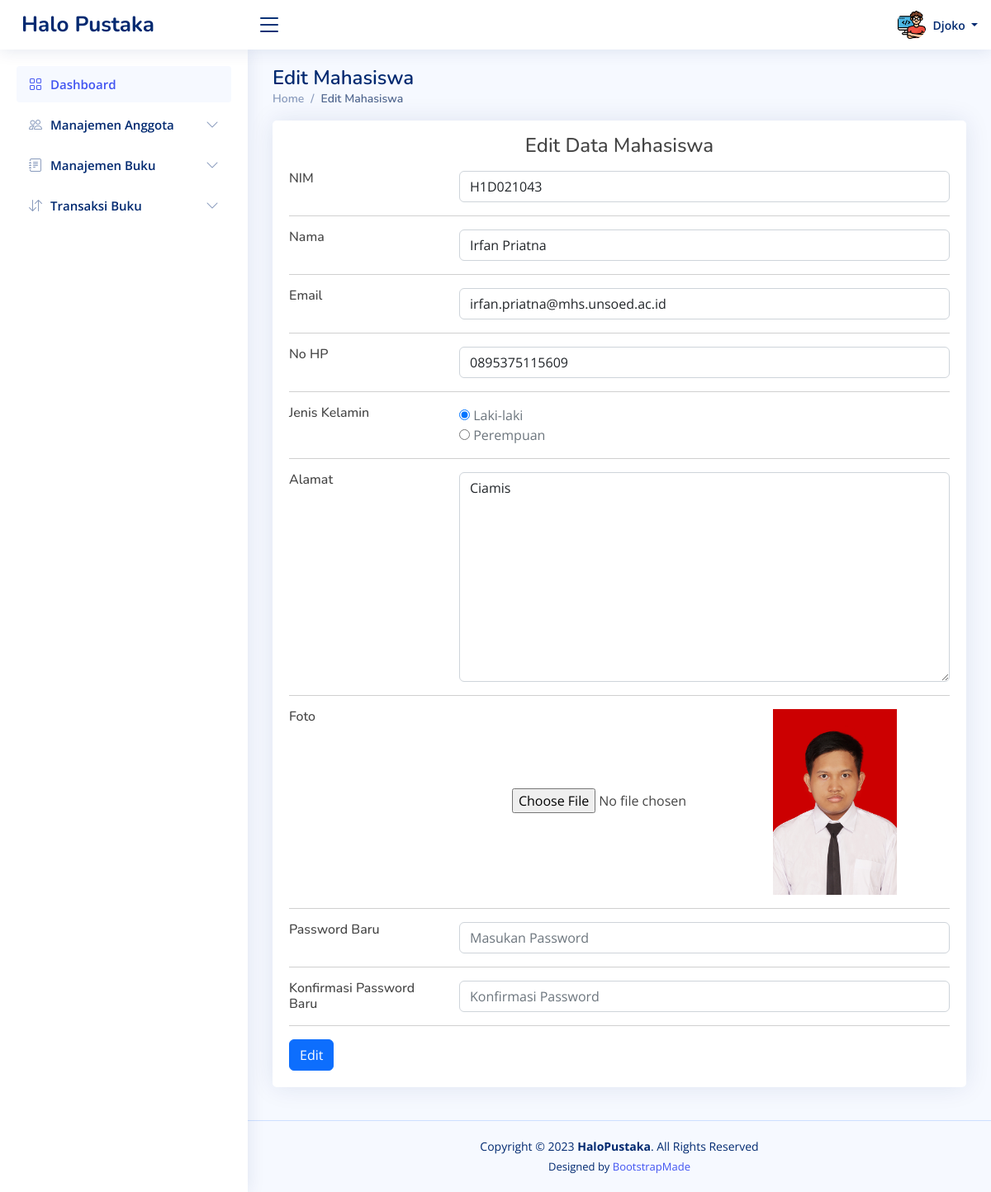
Screenshot of /dashboard.php?page=editmahasiswa&id=H1D021043 (signed in) with the database file from the repository.
### tables this page shows
CREATE TABLE `pengurus` (
  `id_pengurus` char(5) NOT NULL,
  `nama` varchar(100) NOT NULL,
  `password` varchar(100) NOT NULL,
  `level` varchar(20) NOT NULL,
  `pic` varchar(50) NOT NULL DEFAULT 'pengurus/admin.png'
);

CREATE TABLE `anggota` (
  `nim` char(9) NOT NULL,
  `nama` varchar(100) NOT NULL,
  `password` varchar(100) NOT NULL,
  `email` varchar(100) NOT NULL,
  `no_hp` varchar(15) NOT NULL,
  `alamat` text NOT NULL,
  `jenis_kelamin` char(1) NOT NULL,
  `pic` varchar(50) NOT NULL DEFAULT 'anggota/mhs.png'
);

### _editmahasiswa.php (the view, shortened to what this page needs)
<?php
if (isset($_GET['id'])) {
    $nim = $_GET['id'];
    $data = mysqli_fetch_array(mysqli_query($koneksi, "SELECT * FROM anggota WHERE nim = '$nim'"));
}
?>
<div class="container">
    <div class="card" style="margin-bottom: 20px;">
        <div class="card-body">
            <h4 class="text-center mt-3 mb-3">Edit Data Mahasiswa</h4>
            <form action="dashboard.php?page=editmahasiswa" method="post" name="editmahasiswa"
                enctype="multipart/form-data">
                <div class="row">
                    <div class="col-sm-3">
                        <h6 class="mb-0">NIM</h6>
                    </div>
                    <div class="col-sm-9 text-secondary">
                        <input type="text" name="nim" id="nim" class="form-control" value="<?php echo $data['nim'] ?>"
                            required>
                    </div>
                </div>
                <hr>
                <div class="row">
                    <div class="col-sm-3">
                        <h6 class="mb-0">Nama</h6>
                    </div>
                    <div class="col-sm-9 text-secondary">
                        <input type="text" name="nama" id="nama" class="form-control"
                            value="<?php echo $data['nama'] ?>" required>
                    </div>
                </div>
                <hr>
                <div class="row">
                    <div class="col-sm-3">
                        <h6 class="mb-0">Email</h6>
                    </div>
                    <div class="col-sm-9 text-secondary">
                        <input type="email" name="email" id="email" class="form-control" placeholder="Masukan Email"
                            value="<?php echo $data['email'] ?>">
                    </div>
                </div>
                <hr>
                <div class="row">
                    <div class="col-sm-3">
                        <h6 class="mb-0">No HP</h6>
                    </div>
                    <div class="col-sm-9 text-secondary">
                        <input type="text" name="nohp" id="nohp" class="form-control" placeholder="Masukan No HP"
                            value="<?php echo $data['no_hp'] ?>">
                    </div>
                </div>
                <hr>
                <div class="row">
                    <div class="col-sm-3">
                        <h6 class="mb-0">Jenis Kelamin</h6>
                    </div>
                    <div class="col-sm-9 text-secondary">
                        <input type="radio" name="jk" id="lakilaki" value="l" <?php if ($data['jenis_kelamin'] == 'l')
                            echo "checked" ?> required>
                            <label for="lakilaki">Laki-laki</label><br>
                            <input type="radio" name="jk" id="perempuan" value="p" <?php if ($data['jenis_kelamin'] == 'p')
                            echo "checked" ?> required>
                            <label for="perempuan">Perempuan</label>
                        </div>
                    </div>
                    <hr>
                    <div class="row">
                        <div class="col-sm-3">
                            <h6 class="mb-0">Alamat</h6>
                        </div>
                        <div class="col-sm-9 text-secondary">
                            <textarea name="alamat" id="alamat" cols="30" rows="10" class="form-control"
                                placeholder="Masukan Alamat"><?php echo $data['alamat'] ?></textarea>
                    </div>
                </div>
                <hr>
                <div class="row">
                    <div class="col-sm-3">
                        <h6 class="mb-0">Foto</h6>
                    </div>
                    <div class="col-sm-9 align-items-center text-center">
                        <input type="file" name="pic" id="pic" accept=".jpg, .jpeg, .png" onchange="return valid();">
                        <img src="assets/img/<?php echo $data['pic'] ?>" id="display" alt="<?php echo $data['nama'] ?>"
                            width="150">
                    </div>
                </div>
                <hr>
                <div class="row">
                    <div class="col-sm-3">
                        <h6 class="mb-0">Password Baru</h6>
                    </div>
                    <div class="col-sm-9 text-secondary">
                        <input type="password" name="password" id="password" class="form-control"
                            placeholder="Masukan Password">
                    </div>
                </div>
                <hr>
                <div class="row">
                    <div class="col-sm-3">
                        <h6 class="mb-0">Konfirmasi Password Baru</h6>
                    </div>
                    <div class="col-sm-9 text-secondary">
                        <input type="password" name="konpass" id="konpass" class="form-control"
                            placeholder="Konfirmasi Password">
                    </div>
                </div>
                <hr>
                <button type="submit" class="btn btn-primary" name="editmahasiswa">Edit</button>
            </form>
        </div>
    </div>
</div>

### dashboard.php (shortened to what this page needs)
<?php
include "template/head.php";
include "koneksi.php";
?>
<header id="header" class="header fixed-top d-flex align-items-center">
    <div class="d-flex align-items-center justify-content-between">
        <a href="dashboard.php" class="logo d-flex align-items-center">
            <span class="d-none d-lg-block">Halo Pustaka</span>
        </a>
        <i class="bi bi-list toggle-sidebar-btn"></i>
    </div>
    <nav class="header-nav ms-auto">
        <ul class="d-flex align-items-center">
            <li class="nav-item dropdown pe-3">
                <?php
                $sql = mysqli_query($koneksi, "SELECT pic FROM " . $_SESSION['role'] . " WHERE id_pengurus = '" . $_SESSION['username'] . "'");
                $data = mysqli_fetch_array($sql);
                ?>
                <a class="nav-link nav-profile d-flex align-items-center pe-0" href="#" data-bs-toggle="dropdown">
                    <img src="assets/img/<?php echo $data['pic'] ?>" alt="Profile" class="rounded-circle">
                    <span class="d-none d-md-block dropdown-toggle ps-2">
                        <?php echo $_SESSION['nama'] ?>
                    </span>
                </a>
            </li>
        </ul>
    </nav>
</header>
<aside id="sidebar" class="sidebar">
    <ul class="sidebar-nav" id="sidebar-nav">
        <li class="nav-item">
            <a class="nav-link " href="dashboard.php">
                <i class="bi bi-grid"></i>
                <span>Dashboard</span>
            </a>
        </li>
        <li class="nav-item">
            <a class="nav-link collapsed" data-bs-target="#components-nav" data-bs-toggle="collapse" href="#">
                <i class="bi bi-people"></i><span>Manajemen Anggota</span><i class="bi bi-chevron-down ms-auto"></i>
            </a>
        </li>
        <li class="nav-item">
            <a class="nav-link collapsed" data-bs-target="#forms-nav" data-bs-toggle="collapse" href="#">
                <i class="bi bi-journal-text"></i><span>Manajemen Buku</span><i class="bi bi-chevron-down ms-auto"></i>
            </a>
        </li>
        <li class="nav-item">
            <a class="nav-link collapsed" data-bs-target="#tables-nav" data-bs-toggle="collapse" href="#">
                <i class="bi bi-arrow-down-up"></i><span>Transaksi Buku</span><i class="bi bi-chevron-down ms-auto"></i>
            </a>
        </li>
    </ul>
</aside>
<main id="main" class="main">
    <?php
    if (isset($_GET['page'])) {
        $act = $_GET['page'];
    }
    switch ($act) {
        case "editmahasiswa":
            $halaman = "_editmahasiswa.php";
            $judul = "Edit Mahasiswa";
            break;
    }
    ?>
    <div class="pagetitle">
        <h1>
            <?php echo $judul; ?>
        </h1>
        <nav>
            <ol class="breadcrumb">
                <li class="breadcrumb-item"><a href="dashboard.php">Home</a></li>
                <li class="breadcrumb-item active">
                    <?php echo $judul; ?>
                </li>
            </ol>
        </nav>
    </div>
    <section class="section dashboard">
        <div class="row">
            <?php
            include $halaman;
            ?>
        </div>
    </section>
</main>
<footer id="footer" class="footer">
    <div class="copyright">
        Copyright &copy; 2023 <strong><span>HaloPustaka</span></strong>. All Rights Reserved
    </div>
    <div class="credits">
        Designed by <a href="https://bootstrapmade.com/">BootstrapMade</a>
    </div>
</footer>
<?php
include "template/foot.php";
?>

### assets/css/admin.css (style rules this page uses)
:root { scroll-behavior: smooth; }
body { font-family: "Open Sans", sans-serif; background: #f6f9ff; color: #444444; }
a { color: #4154f1; text-decoration: none; }
h1, h2, h3, h4, h5, h6 { font-family: "Nunito", sans-serif; }
#main { margin-top: 60px; padding: 20px 30px; transition: all 0.3s; }
.pagetitle { margin-bottom: 10px; }
.pagetitle h1 { font-size: 24px; margin-bottom: 0; font-weight: 600; color: #012970; }
.card { margin-bottom: 30px; border: none; border-radius: 5px; box-shadow: 0px 0 30px rgba(1, 41, 112, 0.1); }
.card-body { padding: 0 20px 20px 20px; }
.breadcrumb { font-size: 14px; font-family: "Nunito", sans-serif; color: #899bbd; font-weight: 600; }
.breadcrumb a { color: #899bbd; transition: 0.3s; }
.breadcrumb .breadcrumb-item::before { color: #899bbd; }
.breadcrumb .active { color: #51678f; font-weight: 600; }
.logo { line-height: 1; }
@media (min-width: 1200px) { .logo { width: 280px; } }
.logo span { font-size: 26px; font-weight: 700; color: #012970; font-family: "Nunito", sans-serif; }
.header { transition: all 0.5s; z-index: 997; height: 60px; box-shadow: 0px 2px 20px rgba(1, 41, 112, 0.1); background-color: #fff; padding-left: 20px; }
.header .toggle-sidebar-btn { font-size: 32px; padding-left: 10px; cursor: pointer; color: #012970; }
.header-nav ul { list-style: none; }
.header-nav>ul { margin: 0; padding: 0; }
.header-nav .nav-profile { color: #012970; }
.header-nav .nav-profile img { max-height: 36px; }
.header-nav .nav-profile span { font-size: 14px; font-weight: 600; }
.sidebar { position: fixed; top: 60px; left: 0; bottom: 0; width: 300px; z-index: 996; transition: all 0.3s; padding: 20px; overflow-y: auto; scrollbar-width: thin; scrollbar-color: #aab7cf transparent; box-shadow: 0px 0px 20px rgba(1, 41, 112, 0.1); background-color: #fff; }
@media (min-width: 1200px) { #main, #footer { margin-left: 300px; } }
.sidebar-nav { padding: 0; margin: 0; list-style: none; }
.sidebar-nav li { padding: 0; margin: 0; list-style: none; }
.sidebar-nav .nav-item { margin-bottom: 5px; }
.sidebar-nav .nav-link { display: flex; align-items: center; font-size: 15px; font-weight: 600; color: #4154f1; transition: 0.3; background: #f6f9ff; padding: 10px 15px; border-radius: 4px; }
.sidebar-nav .nav-link i { font-size: 16px; margin-right: 10px; color: #4154f1; }
.sidebar-nav .nav-link.collapsed { color: #012970; background: #fff; }
.sidebar-nav .nav-link.collapsed i { color: #899bbd; }
.sidebar-nav .nav-link .bi-chevron-down { margin-right: 0; transition: transform 0.2s ease-in-out; }
.footer { padding: 20px 0; font-size: 14px; transition: all 0.3s; border-top: 1px solid #cddfff; }
.footer .copyright { text-align: center; color: #012970; }
.footer .credits { padding-top: 5px; text-align: center; font-size: 13px; color: #012970; }

### rows the page displays
pengurus: pic (picture)
anggota: nim "H1D021043", nama "Irfan Priatna", email "irfan.priatna@mhs.unsoed.ac.id", nohp "0895375115609", jenis_kelamin "☑ Laki-laki", jenis_kelamin "☐ Perempuan", alamat "Ciamis", pic (picture)

### other values shown
$_SESSION['nama'] "Djoko"
$judul "Edit Mahasiswa"
